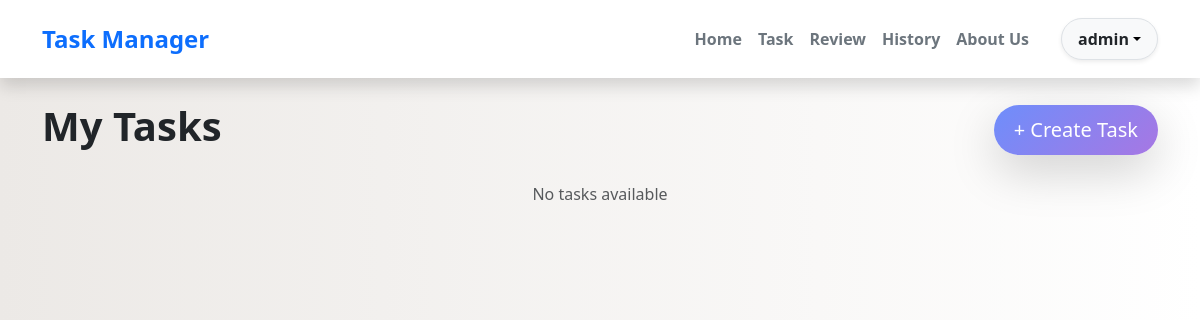
The app's page /task (signed in), older data.
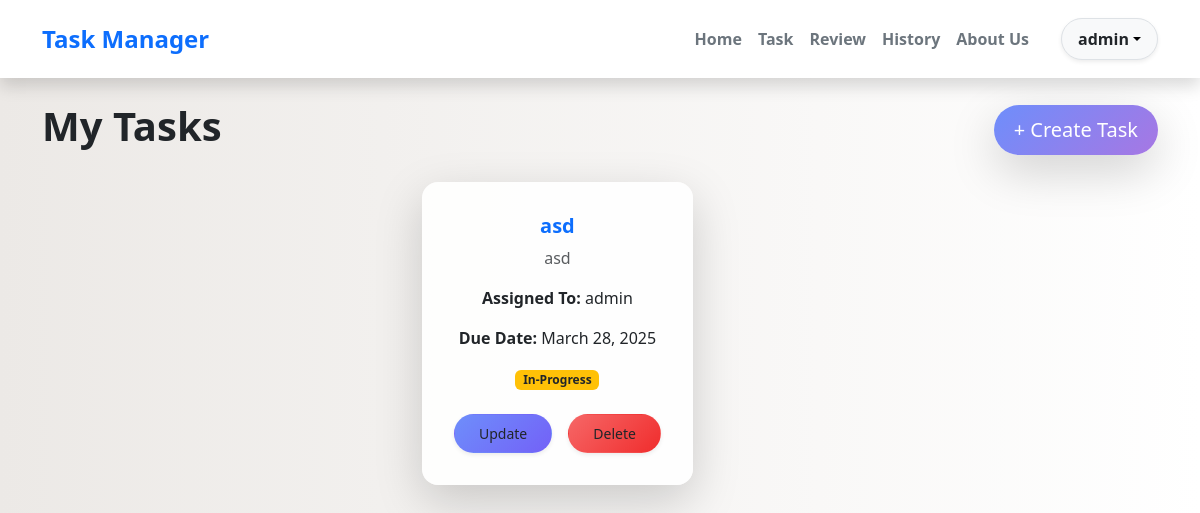
The same page, newer data.
### task/models.py (models this page shows, shortened)
class Task(models.Model):
    STATUS_CHOICES = [
        ('To-Do', 'To-Do'),
        ('In-Progress', 'In-Progress'),
        ('Review', 'Review'),
        ('Completed', 'Completed'),
        ("Cancelled", "Cancelled"),
    ]
    name = models.CharField(max_length=255)
    description = models.TextField()
    assigned_to = models.ForeignKey(User, on_delete=models.CASCADE, related_name="tasks")
    status = models.CharField(max_length=20, choices=STATUS_CHOICES, default='To-Do')
    due_date = models.DateField()
    created_at = models.DateTimeField(auto_now_add=True)
    updated_at = models.DateTimeField(auto_now=True)

### task/views.py (the view)
# urls.py: path('', include('task.urls')),
@require_safe
def task(request):
    if request.user.is_superuser:
        tasks = Task.objects.filter(status__in=["To-Do", "In-Progress"])
    else:
        tasks = Task.objects.filter(assigned_to=request.user, status__in=["To-Do", "In-Progress"])
    return render(request, 'task.html', {"tasks": tasks})

### templates/task.html (shortened to what this page needs)
{% extends '_partials/base.html' %}
{% load static %}
{% block body %}
<div class="container my-4">
    <div class="d-flex justify-content-between align-items-center mb-4">
        <h1 class="fw-bold">My Tasks</h1>
        <a href="{% url 'create_task' %}" class="btn btn-lg btn-gradient shadow-lg">+ Create Task</a>
    </div>
    <div class="row justify-content-center">
        {% for task in tasks %}
        <div class="col-md-6 col-lg-4 mb-4 d-flex align-items-stretch">
            <div class="card shadow-lg border-0 rounded-4 p-3" style="background: rgba(255, 255, 255, 0.9);">
                <div class="card-body text-center">
                    <h5 class="card-title fw-bold text-primary">{{ task.name }}</h5>
                    <p class="card-text text-muted">{{ task.description }}</p>
                    <p><strong>Assigned To:</strong> {{ task.assigned_to }}</p>
                    <p><strong>Due Date:</strong> {{ task.due_date }}</p>
                    <span class="badge
                        {% if task.status == 'To-Do' %} bg-secondary
                        {% elif task.status == 'In-Progress' %} bg-warning text-dark
                        {% elif task.status == 'Review' %} bg-info
                        {% elif task.status == 'Completed' %} bg-success
                        {% endif %}">
                        {{ task.status }}
                    </span>
                    <div class="mt-4 d-flex justify-content-center gap-3">
                        <a href="{% url 'update_task' task.id %}"
                            class="btn btn-sm btn-gradient-primary rounded-pill shadow-sm px-4 py-2">Update</a>
                            {% if user.is_authenticated and user.is_superuser %}
                            <a href="{% url 'delete_task' task.id %}"
                            class="btn btn-sm btn-gradient-danger rounded-pill shadow-sm px-4 py-2">Delete</a>
                            {% endif %}
                    </div>
                </div>
            </div>
        </div>
        {% empty %}
        <div class="col-12 text-center text-muted">
            <p>No tasks available</p>
        </div>
        {% endfor %}
    </div>
</div>
{% endblock %}

### templates/_partials/base.html (shortened to what this page needs)
<!doctype html>
<html lang="en">
  <head>
    <link href="https://cdn.jsdelivr.net/npm/bootstrap@5.3.3/dist/css/bootstrap.min.css" rel="stylesheet">
  </head>
  <body>
    {% include 'includes/header.html' %}
    {% block body %}
    {% endblock %}
    </body>
</html>

### templates/includes/header.html (shortened to what this page needs)
{% load static %}
<header class="navbar navbar-expand-lg navbar-light bg-white shadow py-3">
  <div class="container">
    <a href="/" class="navbar-brand d-flex align-items-center">
      <span class="fw-bold text-primary fs-4">Task Manager</span>
    </a>
    <div class="collapse navbar-collapse" id="navbarNav">
      <ul class="navbar-nav ms-auto">
        <li class="nav-item"><a href="{% url 'home' %}" class="nav-link text-secondary fw-semibold">Home</a></li>
        {% if user.is_authenticated %}
        <li class="nav-item"><a href="{% url 'task' %}" class="nav-link text-secondary fw-semibold">Task</a></li>
        <li class="nav-item"><a href="{% url 'review' %}" class="nav-link text-secondary fw-semibold">Review</a></li>
        <li class="nav-item"><a href="{% url 'history' %}" class="nav-link text-secondary fw-semibold">History</a></li>
        {% endif %}
        <li class="nav-item"><a href="{% url 'aboutus' %}" class="nav-link text-secondary fw-semibold">About Us</a></li>
      </ul>
      {% if user.is_authenticated %}
      <div class="ms-4 position-relative">
        <button class="btn btn-light dropdown-toggle d-flex align-items-center px-3 py-2 border rounded-pill shadow-sm" id="userDropdown" data-bs-toggle="dropdown" aria-expanded="false">
            <span class="fw-semibold text-dark">{{ user.username }}</span>
        </button>
    </div>
      {% else %}
      <div class="ms-4">
        <a href="{% url 'login' %}" class="btn btn-outline-primary px-4 py-2 rounded-pill me-2">Login</a>
        <a href="{% url 'register' %}" class="btn btn-primary px-4 py-2 rounded-pill shadow">Sign-up</a>
      </div>
      {% endif %}
    </div>
  </div>
</header>

### templates/task.html (style rules this page uses)
body { background: linear-gradient(to right, #ece9e6, #ffffff); }
.card { transition: transform 0.3s ease-in-out, box-shadow 0.3s ease-in-out; }
.btn-gradient { background: linear-gradient(135deg, #6e8efb, #a777e3); color: white; border: none; padding: 10px 20px; border-radius: 30px; transition: all 0.3s ease-in-out; }
.btn-gradient-primary { background: linear-gradient(135deg, #6e8efb, #7361f7); }
.btn-gradient-danger { background: linear-gradient(135deg, #f66767, #f02d2d); }
.rounded-pill { border-radius: 50px; }
.shadow-sm { box-shadow: 0 1px 3px rgba(0, 0, 0, 0.12); }

Row changes from the older to the newer data that the page shows:
added Task: name "asd", description "asd", assigned_to "admin", due_date "March 28, 2025", status "In-Progress"
Text that changed along with them:
text no longer shown: "No tasks available"
